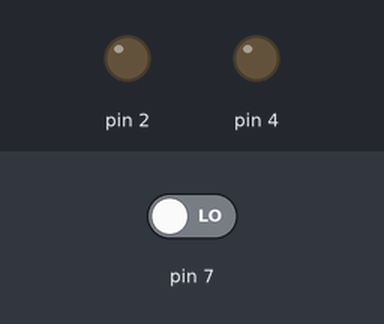
Recording of a sketch running on a simulated Arduino Uno, built with avr-gcc and run on an emulated ATmega328P. On the bench: output pins drawn as LEDs (lit = HIGH). Dashed ring = blinking. The test bench sets the inputs (shaded band); at power-on: pin 7 LOW.

Above: at 1.2 s.
1.3 s: pin 7 driven HIGH
At 1.7 s:
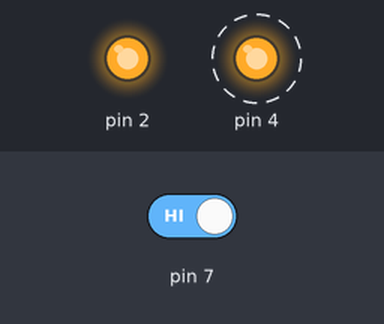
4.3 s: pin 7 driven LOW
At 4.8 s:
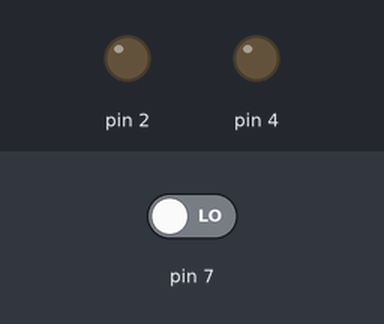
Timing chart, 0 to 7.3 s (numbered marks = the images above; inputs shaded):
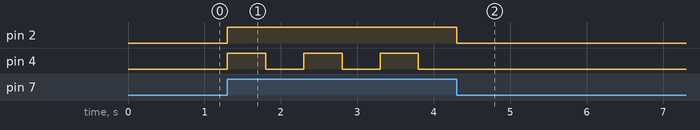

Measured:
- after the input at 1.3 s, pin 2: LOW → HIGH at once; pin 4: alternates HIGH for 0.50 s and LOW for 0.50 s, starting at once
- after the input at 4.3 s, pin 2: HIGH → LOW at once; pin 4: stops changing and stays LOW

The sketch:

blinking_led_with_buzzer.ino
```cpp
void setup(){

  pinMode(2,OUTPUT);
  pinMode(4,OUTPUT);
  pinMode(7,INPUT);

}

void loop(){

  if(digitalRead(7)==HIGH){
    digitalWrite(2,HIGH);
    digitalWrite(4,HIGH);
    delay(500);
    digitalWrite(4,LOW);
    delay(500);
  }
  else{

    digitalWrite(2,LOW);
    digitalWrite(4,LOW);
  }


}
```
